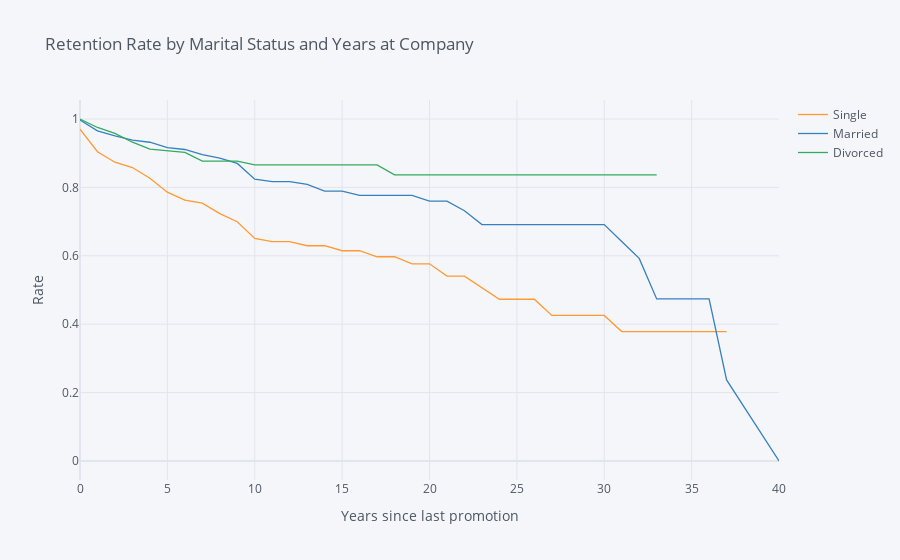

Notebook source saved alongside this figure:
### Markdown cell above
## 4. Let's switch to looking at retention rates from another demographic perspective: marital status. Generate and plot survival curves for the different marital statuses by number of years at the company.

### Code cell
employee_age = survival(data,'MaritalStatus','YearsAtCompany','Attrition')
employee_age.iplot(kind='line',xTitle='Years since last promotion',yTitle='Rate', 
                     title='Retention Rate by Marital Status and Years at Company')

### Figure 1 — Plotly figure (JSON) as saved in the notebook; plotly's stock layout.template omitted (floating-point values rounded to 4 significant figures)
{"data": [{"line": {"color": "rgba(255, 153, 51, 1.0)", "dash": "solid", "shape": "linear", "width": 1.3}, "mode": "lines", "name": "Single", "text": "", "type": "scatter", "x": [0, 1, 2, 3, 4, 5, 6, 7, 8, 9, 10, 11, 12, 13, 14, 15, 16, 17, 18, 19, 20, 21, 22, 23, 24, 25, 26, 27, 29, 30, 31, 32, 33, 34, 36, 37, 40], "y": [0.9702, 0.9044, 0.8736, 0.8581, 0.8268, 0.7861, 0.7628, 0.754, 0.7234, 0.6997, 0.6507, 0.6413, 0.6413, 0.6294, 0.6294, 0.6148, 0.6148, 0.5972, 0.5972, 0.5766, 0.5766, 0.5406, 0.5406, 0.5068, 0.473, 0.473, 0.473, 0.4257, 0.4257, 0.4257, 0.3784, 0.3784, 0.3784, 0.3784, 0.3784, 0.3784, ""]}, {"line": {"color": "rgba(55, 128, 191, 1.0)", "dash": "solid", "shape": "linear", "width": 1.3}, "mode": "lines", "name": "Married", "text": "", "type": "scatter", "x": [0, 1, 2, 3, 4, 5, 6, 7, 8, 9, 10, 11, 12, 13, 14, 15, 16, 17, 18, 19, 20, 21, 22, 23, 24, 25, 26, 27, 29, 30, 31, 32, 33, 34, 36, 37, 40], "y": [0.997, 0.9654, 0.9506, 0.9381, 0.932, 0.9164, 0.9109, 0.8958, 0.8858, 0.8702, 0.8239, 0.817, 0.817, 0.8086, 0.7894, 0.7894, 0.7768, 0.7768, 0.7768, 0.7768, 0.7599, 0.7599, 0.7318, 0.6911, 0.6911, 0.6911, 0.6911, 0.6911, 0.6911, 0.6911, 0.6418, 0.5924, 0.4739, 0.4739, 0.4739, 0.237, 0]}, {"line": {"color": "rgba(50, 171, 96, 1.0)", "dash": "solid", "shape": "linear", "width": 1.3}, "mode": "lines", "name": "Divorced", "text": "", "type": "scatter", "x": [0, 1, 2, 3, 4, 5, 6, 7, 8, 9, 10, 11, 12, 13, 14, 15, 16, 17, 18, 19, 20, 21, 22, 23, 24, 25, 26, 27, 29, 30, 31, 32, 33, 34, 36, 37, 40], "y": [1, 0.9752, 0.9581, 0.9321, 0.9122, 0.9078, 0.9021, 0.8769, 0.8769, 0.8769, 0.8657, 0.8657, 0.8657, 0.8657, 0.8657, 0.8657, 0.8657, 0.8657, 0.8368, 0.8368, 0.8368, 0.8368, 0.8368, 0.8368, 0.8368, 0.8368, 0.8368, 0.8368, 0.8368, 0.8368, 0.8368, 0.8368, 0.8368, "", "", "", ""]}], "layout": {"legend": {"bgcolor": "#F5F6F9", "font": {"color": "#4D5663"}}, "paper_bgcolor": "#F5F6F9", "plot_bgcolor": "#F5F6F9", "title": {"font": {"color": "#4D5663"}, "text": "Retention Rate by Marital Status and Years at Company"}, "xaxis": {"gridcolor": "#E1E5ED", "showgrid": true, "tickfont": {"color": "#4D5663"}, "title": {"font": {"color": "#4D5663"}, "text": "Years since last promotion"}, "zerolinecolor": "#E1E5ED"}, "yaxis": {"gridcolor": "#E1E5ED", "showgrid": true, "tickfont": {"color": "#4D5663"}, "title": {"font": {"color": "#4D5663"}, "text": "Rate"}, "zerolinecolor": "#E1E5ED"}}}
